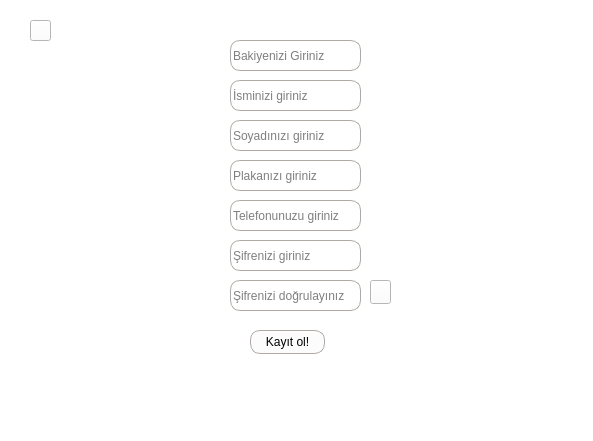
<?xml version="1.0" encoding="UTF-8"?>
<ui version="4.0">
 <class>SignUpForm</class>
 <widget class="QWidget" name="SignUpForm">
  <property name="geometry">
   <rect>
    <x>0</x>
    <y>0</y>
    <width>593</width>
    <height>441</height>
   </rect>
  </property>
  <property name="windowTitle">
   <string>Form</string>
  </property>
  <property name="styleSheet">
   <string notr="true">background-color: rgb(255, 255, 255);</string>
  </property>
  <widget class="QLineEdit" name="enterName">
   <property name="geometry">
    <rect>
     <x>230</x>
     <y>80</y>
     <width>131</width>
     <height>31</height>
    </rect>
   </property>
   <property name="styleSheet">
    <string notr="true">border-radius: 10px;  
border: 1px solid #afaaa3;  
background-color: rgb(255, 255, 255);
</string>
   </property>
   <property name="placeholderText">
    <string>İsminizi giriniz</string>
   </property>
  </widget>
  <widget class="QLineEdit" name="enterSurname">
   <property name="geometry">
    <rect>
     <x>230</x>
     <y>120</y>
     <width>131</width>
     <height>31</height>
    </rect>
   </property>
   <property name="styleSheet">
    <string notr="true">border-radius: 10px;  
border: 1px solid #afaaa3;  
background-color: rgb(255, 255, 255);</string>
   </property>
   <property name="text">
    <string/>
   </property>
   <property name="placeholderText">
    <string>Soyadınızı giriniz</string>
   </property>
  </widget>
  <widget class="QLineEdit" name="enterNumberPlate">
   <property name="geometry">
    <rect>
     <x>230</x>
     <y>160</y>
     <width>131</width>
     <height>31</height>
    </rect>
   </property>
   <property name="styleSheet">
    <string notr="true">border-radius: 10px;  
border: 1px solid #afaaa3;  
background-color: rgb(255, 255, 255);</string>
   </property>
   <property name="placeholderText">
    <string>Plakanızı giriniz</string>
   </property>
  </widget>
  <widget class="QLineEdit" name="enterPhoneNumber">
   <property name="geometry">
    <rect>
     <x>230</x>
     <y>200</y>
     <width>131</width>
     <height>31</height>
    </rect>
   </property>
   <property name="styleSheet">
    <string notr="true">border-radius: 10px;  
border: 1px solid #afaaa3;  
background-color: rgb(255, 255, 255);</string>
   </property>
   <property name="placeholderText">
    <string>Telefonunuzu giriniz </string>
   </property>
  </widget>
  <widget class="QLineEdit" name="enterPasswordSignUp">
   <property name="geometry">
    <rect>
     <x>230</x>
     <y>240</y>
     <width>131</width>
     <height>31</height>
    </rect>
   </property>
   <property name="styleSheet">
    <string notr="true">border-radius: 10px;  
border: 1px solid #afaaa3;  
background-color: rgb(255, 255, 255);</string>
   </property>
   <property name="text">
    <string/>
   </property>
   <property name="placeholderText">
    <string>Şifrenizi giriniz</string>
   </property>
  </widget>
  <widget class="QLineEdit" name="enterPasswordConfirm">
   <property name="geometry">
    <rect>
     <x>230</x>
     <y>280</y>
     <width>131</width>
     <height>31</height>
    </rect>
   </property>
   <property name="styleSheet">
    <string notr="true">border-radius: 10px;  
border: 1px solid #afaaa3;  
background-color: rgb(255, 255, 255);
</string>
   </property>
   <property name="text">
    <string/>
   </property>
   <property name="placeholderText">
    <string>Şifrenizi doğrulayınız</string>
   </property>
  </widget>
  <widget class="QPushButton" name="signUpButton">
   <property name="geometry">
    <rect>
     <x>250</x>
     <y>330</y>
     <width>75</width>
     <height>24</height>
    </rect>
   </property>
   <property name="styleSheet">
    <string notr="true">border-radius: 10px;  
border: 1px solid #afaaa3;  
background-color: rgb(252, 252, 252);
</string>
   </property>
   <property name="text">
    <string>Kayıt ol!</string>
   </property>
  </widget>
  <widget class="QPushButton" name="eyeButtonSignUp">
   <property name="geometry">
    <rect>
     <x>370</x>
     <y>280</y>
     <width>21</width>
     <height>24</height>
    </rect>
   </property>
   <property name="text">
    <string/>
   </property>
   <property name="iconSize">
    <size>
     <width>24</width>
     <height>24</height>
    </size>
   </property>
  </widget>
  <widget class="QLineEdit" name="enterBalance">
   <property name="geometry">
    <rect>
     <x>230</x>
     <y>40</y>
     <width>131</width>
     <height>31</height>
    </rect>
   </property>
   <property name="styleSheet">
    <string notr="true">border-radius: 10px;  
border: 1px solid #afaaa3;  
background-color: rgb(255, 255, 255);</string>
   </property>
   <property name="placeholderText">
    <string>Bakiyenizi Giriniz</string>
   </property>
  </widget>
  <widget class="QPushButton" name="backButton">
   <property name="geometry">
    <rect>
     <x>30</x>
     <y>20</y>
     <width>21</width>
     <height>21</height>
    </rect>
   </property>
   <property name="text">
    <string/>
   </property>
  </widget>
  <widget class="QWidget" name="widget" native="true">
   <property name="geometry">
    <rect>
     <x>460</x>
     <y>10</y>
     <width>121</width>
     <height>81</height>
    </rect>
   </property>
   <property name="styleSheet">
    <string notr="true">image: url(:/icons/icons/logo2.jpeg);</string>
   </property>
  </widget>
 </widget>
 <resources/>
 <connections/>
</ui>
